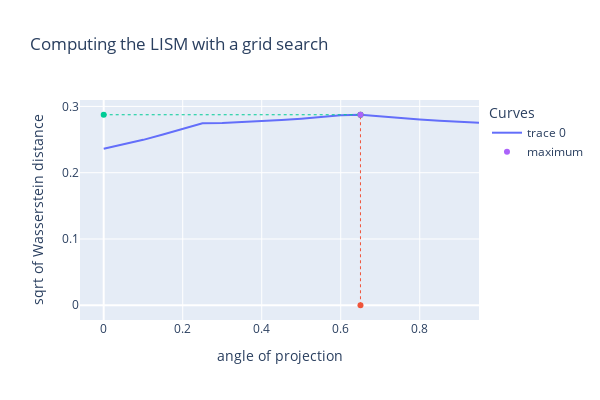

This figure's notebook cell:
### Code cell
I = multifiltration(images[7],filtrations)
J = multifiltration(images[16],filtrations)

dist, angle, fig = grid_search(I,J,0.05,True,1)

fig.show()

### Figure 1 — Plotly figure (JSON) as saved in the notebook; plotly's stock layout.template omitted (floating-point values rounded to 4 significant figures)
{"data": [{"type": "scatter", "x": [0, 0.05, 0.1, 0.15, 0.2, 0.25, 0.3, 0.35, 0.4, 0.45, 0.5, 0.55, 0.6, 0.65, 0.7, 0.75, 0.8, 0.85, 0.9, 0.95], "y": [0.2362, 0.2424, 0.2496, 0.2576, 0.2666, 0.2744, 0.2751, 0.2762, 0.2777, 0.2795, 0.2815, 0.2839, 0.2866, 0.2874, 0.2848, 0.2825, 0.2804, 0.2785, 0.2769, 0.2755]}, {"line": {"dash": "dot", "width": 1}, "showlegend": false, "type": "scatter", "x": [0.65, 0.65], "y": [0, 0.2874]}, {"line": {"dash": "dot", "width": 1}, "showlegend": false, "type": "scatter", "x": [0, 0.65], "y": [0.2874, 0.2874]}, {"mode": "markers", "name": "maximum", "type": "scatter", "x": [0.65], "y": [0.2874]}], "layout": {"height": 400, "legend": {"title": {"text": "Curves"}}, "title": {"text": "Computing the LISM with a grid search"}, "width": 600, "xaxis": {"title": {"text": "angle of projection"}}, "yaxis": {"title": {"text": "sqrt of Wasserstein distance"}}}}
